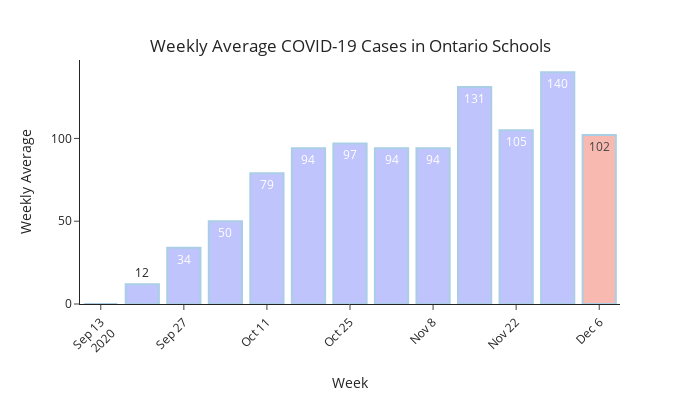

Source (notebook cell):
### Code cell
colors = ['lightslategrey',] * len(df_weekly)
colors[-1] = 'crimson'

fig = px.bar(df_weekly, y = 'new_total_school_related_cases', x = 'index', opacity=0.4,
             text = 'new_total_school_related_cases',
             color = colors
            )
fig.update_layout(
    showlegend=False,
    xaxis_title = "Week",
    yaxis_title = "Weekly Average",
    title={
        'text' : f" Weekly Average COVID-19 Cases in Ontario Schools",
        'y' : 0.9,
        'x' : 0.5,
        'xanchor': 'center',
        'yanchor': 'top'
        },
    xaxis_tickangle = -45,
    uniformtext_minsize = 10,
    width = 700, height = 400,
    template = 'simple_white')
fig.update_traces(
        marker_line_color = "#2E86C1",
        marker_line_width = 2.0)
fig

### Figure 1 — Plotly figure (JSON) as saved in the notebook; plotly's stock layout.template omitted (floating-point values rounded to 4 significant figures)
{"data": [{"alignmentgroup": "True", "hovertemplate": "color=lightslategrey<br>index=%{x}<br>new_total_school_related_cases=%{text}<extra></extra>", "legendgroup": "lightslategrey", "marker": {"color": "#636efa", "line": {"color": "#2E86C1", "width": 2}, "opacity": 0.4}, "name": "lightslategrey", "offsetgroup": "lightslategrey", "orientation": "v", "showlegend": true, "text": [0, 12, 34, 50, 79, 94, 97, 94, 94, 131, 105, 140], "textposition": "auto", "type": "bar", "x": ["2020-09-13T00:00:00", "2020-09-20T00:00:00", "2020-09-27T00:00:00", "2020-10-04T00:00:00", "2020-10-11T00:00:00", "2020-10-18T00:00:00", "2020-10-25T00:00:00", "2020-11-01T00:00:00", "2020-11-08T00:00:00", "2020-11-15T00:00:00", "2020-11-22T00:00:00", "2020-11-29T00:00:00"], "xaxis": "x", "y": [0, 12, 34, 50, 79, 94, 97, 94, 94, 131, 105, 140], "yaxis": "y"}, {"alignmentgroup": "True", "hovertemplate": "color=crimson<br>index=%{x}<br>new_total_school_related_cases=%{text}<extra></extra>", "legendgroup": "crimson", "marker": {"color": "#EF553B", "line": {"color": "#2E86C1", "width": 2}, "opacity": 0.4}, "name": "crimson", "offsetgroup": "crimson", "orientation": "v", "showlegend": true, "text": [102], "textposition": "auto", "type": "bar", "x": ["2020-12-06T00:00:00"], "xaxis": "x", "y": [102], "yaxis": "y"}], "layout": {"barmode": "relative", "height": 400, "legend": {"title": {"text": "color"}, "tracegroupgap": 0}, "margin": {"t": 60}, "showlegend": false, "title": {"text": " Weekly Average COVID-19 Cases in Ontario Schools", "x": 0.5, "xanchor": "center", "y": 0.9, "yanchor": "top"}, "uniformtext": {"minsize": 10}, "width": 700, "xaxis": {"anchor": "y", "autorange": true, "domain": [0, 1], "range": ["2020-09-09 12:00", "2020-12-09 12:00"], "tickangle": -45, "title": {"text": "Week"}, "type": "date"}, "yaxis": {"anchor": "x", "autorange": true, "domain": [0, 1], "range": [0, 147.4], "title": {"text": "Weekly Average"}, "type": "linear"}}}
